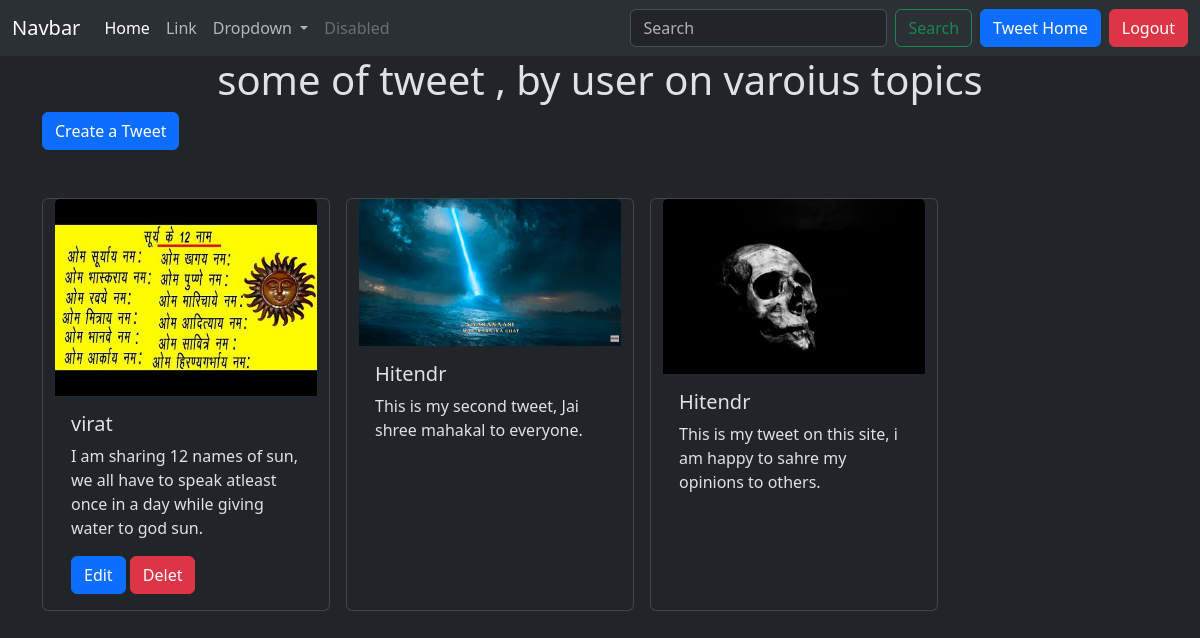
Screenshot of / (signed in) with the database file from the repository.
### tweet/models.py (models this page shows, shortened)
class Tweet(models.Model):
    user =models.ForeignKey(User, on_delete=models.CASCADE)
    text=models.TextField(max_length=240)
    photo=models.ImageField(upload_to='photos/',blank=True,null=True)
    created_at=models.DateTimeField(auto_now_add=True)
    uploaded_at=models.DateTimeField(auto_now=True)

### tweet/views.py (the view)
# urls.py: path('',views.tweet_list, name='tweet_list' ),
def tweet_list(request):
    tweets=Tweet.objects.all().order_by('-created_at')
    return render (request,'tweet_list.html',{'tweets':tweets})

### tweet/templates/tweet_list.html (shortened to what this page needs)
{% extends 'layout.html' %}
{% block content %}
<h1 class="text-center">
some of tweet , by user on varoius topics </h1>
<a class="btn btn-primary mb-5" href="{% url 'tweet_create' %}">Create a Tweet</a>
<div class="container row gap-3 ">
    {% for tweet in tweets %}
    <div class="card" style="width: 18rem;">
  <img src="{{tweet.photo.url}}" class="card-img-top" alt="...">
  <div class="card-body">
    <h5 class="card-title">{{tweet.user.username}}</h5>
    <p class="card-text">{{tweet.text}}</p>
    {%if tweet.user == user%}
      <a href="{% url 'tweet_edit' tweet.id%}" class="btn btn-primary">Edit</a>
      <a href="{% url 'tweet_delete' tweet.id%}" class="btn btn-danger">Delet</a>
    {%endif%}
    </div>
</div>
    {% endfor %}
</div>
{% endblock %}

### rows the page displays
Tweet: photo (picture), user.username "virat", text "I am sharing 12 names of sun, we all have to speak atleast once in a day while giving water to god sun.", shows "Edit"
Tweet: photo (picture), user.username "Hitendr", text "This is my second tweet, Jai shree mahakal to everyone."
Tweet: photo (picture), user.username "Hitendr", text "This is my tweet on this site, i am happy to sahre my opinions to others."
